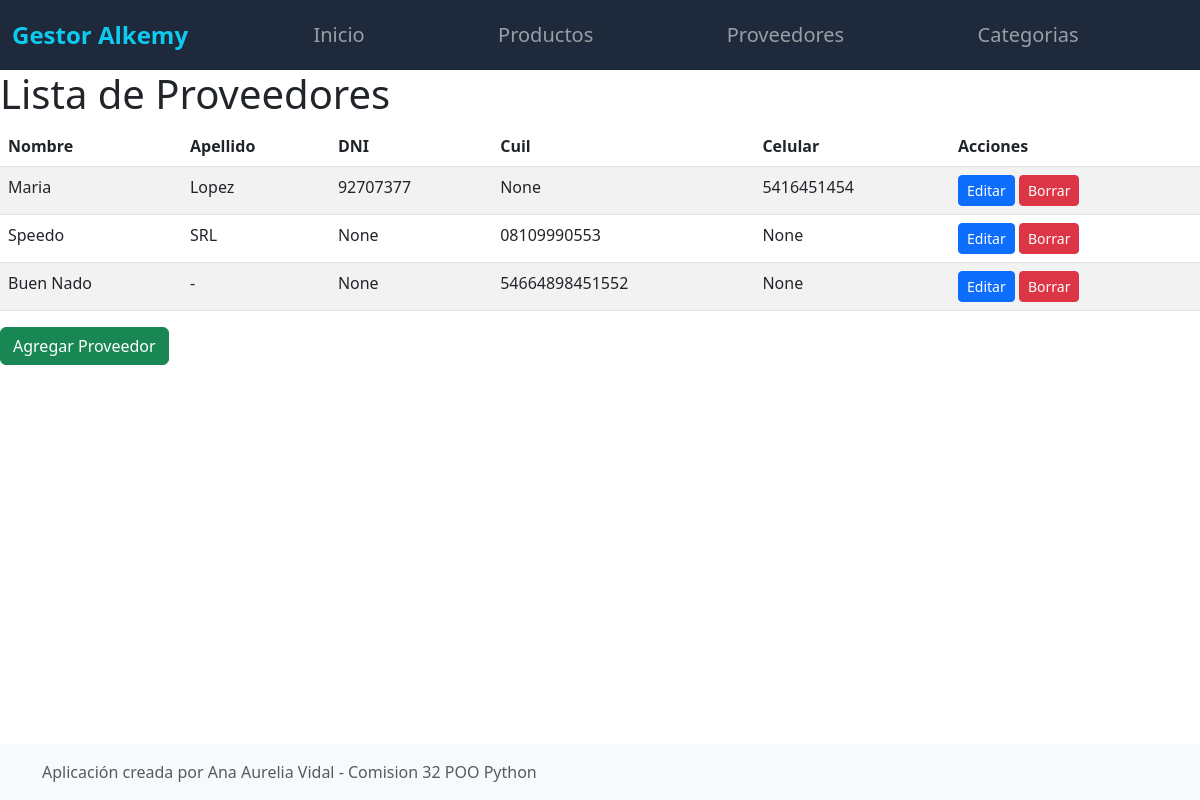
The page /proveedor_list/ on the database its author committed.
### compra/models.py (models this page shows, shortened)
class Proveedor(models.Model):
    MAYORISTA = 'M'
    MINORISTA = 'm'
    TIPO_PROVEEDOR_CHOICES = [
        (MAYORISTA, 'Mayorista'),
        (MINORISTA, 'Minorista'),
    ]
    nombre = models.CharField(max_length=100)
    apellido = models.CharField(max_length=100, blank=True, null=True)
    dni = models.IntegerField(blank=True, null=True)
    cuil = models.CharField(max_length=20, blank=True, null=True)
    celular = models.CharField(max_length=20, blank=True, null=True)
    tipo_proveedor = models.CharField(max_length=1,
                                      choices=TIPO_PROVEEDOR_CHOICES)

### compra/views.py (the view)
# urls.py: path('proveedor_list/', proveedor_list, name='proveedor_list'),
def proveedor_list(request):
    proveedores = Proveedor.objects.all()
    template = 'proveedor_list.html'
    return render(request, template, {'proveedores': proveedores})

### compra/templates/proveedor_list.html (shortened to what this page needs)
{% extends "main.html" %}
{% block content %}
    <h1>Lista de Proveedores</h1>
    <div class="table-responsive">
    <table class="table table-striped">
        <thead>
            <tr>
                <th>Nombre</th>
                <th>Apellido</th>
                <th>DNI</th>
                <th>Cuil</th>
                <th>Celular</th>
                <th>Acciones</th>
            </tr>
        </thead>
        <tbody>
            {% for proveedor in proveedores %}
                <tr>
                    <td>{{ proveedor.nombre }}</td>
                    <td>{{ proveedor.apellido }}</td>
                    <td>{{ proveedor.dni }}</td>
                    <td>{{ proveedor.cuil }}</td>
                    <td>{{ proveedor.celular }}</td>
                    <td>
                        <a href="{% url 'editar_proveedor' proveedor.id %}" class="btn btn-primary btn-sm">Editar</a>
                        <a href="{% url 'borrar_proveedor' proveedor.id %}" class="btn btn-danger btn-sm">Borrar</a>
                    </td>
                </tr>
            {% endfor %}
        </tbody>
    </table>
    <a href="{% url 'agregar_proveedor' %}" class="btn btn-success">Agregar Proveedor</a>
{% endblock %}

### rows shown on the page
Proveedor: nombre "Maria", apellido "Lopez", dni "92707377", cuil "None", celular "5416451454"
Proveedor: nombre "Speedo", apellido "SRL", dni "None", cuil "08109990553", celular "None"
Proveedor: nombre "Buen Nado", apellido "-", dni "None", cuil "54664898451552", celular "None"
